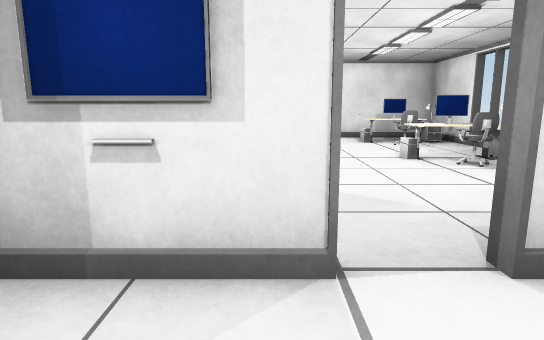
[1] (above)

22 first-person views from a walk through a Unity game level. The camera is 1.2 m above the floor, tilts 10° down and sees 75° across. The floor is counted in squares, 1 m on a side. Each view is taken from the middle of a square. On the plan, view 1 faces up. The plan holds only what a view shows up to about 14 squares ahead; the rest is blank. The player character is not drawn. Door leaves are left out, so doorways stand open. Surface patterns are stand-ins for the level's own textures.

[2]
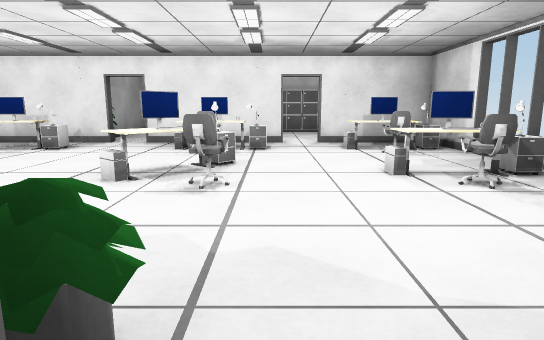

[3]
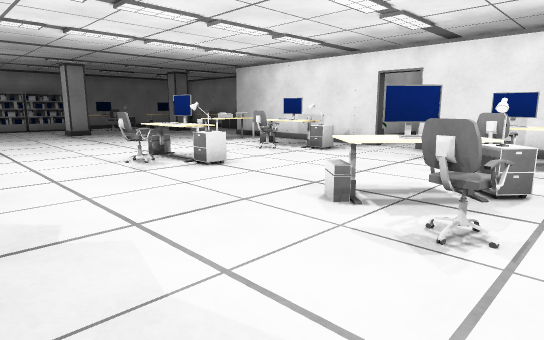

[4]
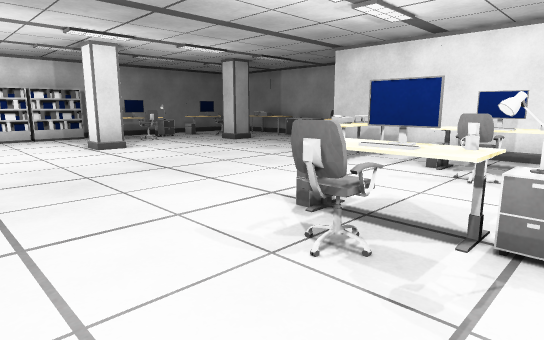

[5]
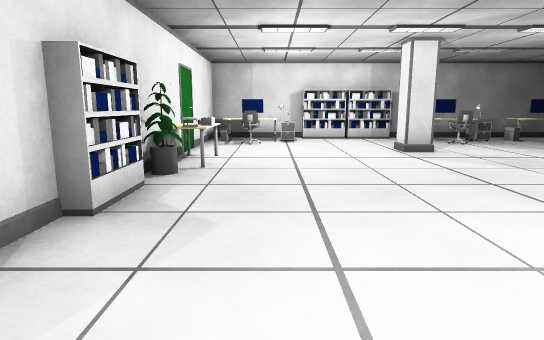

[6]
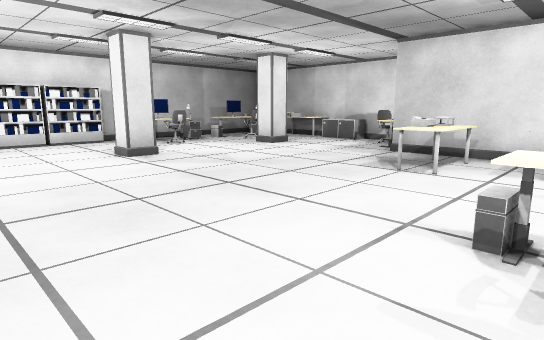

[7]
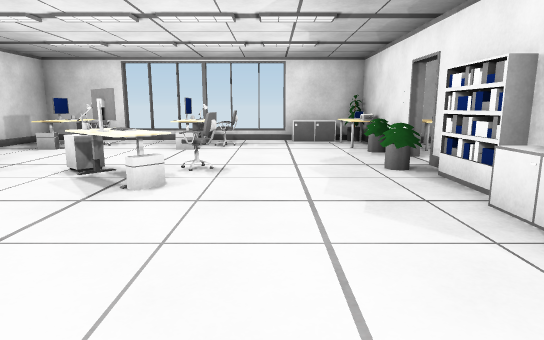

[8]
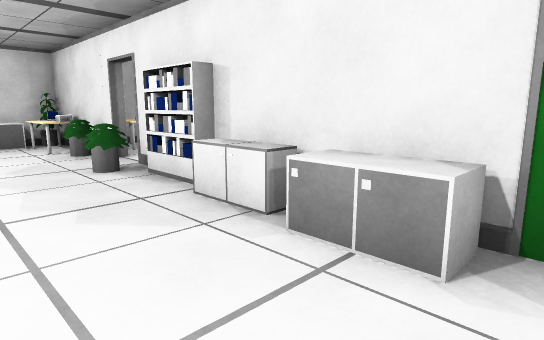

[9]
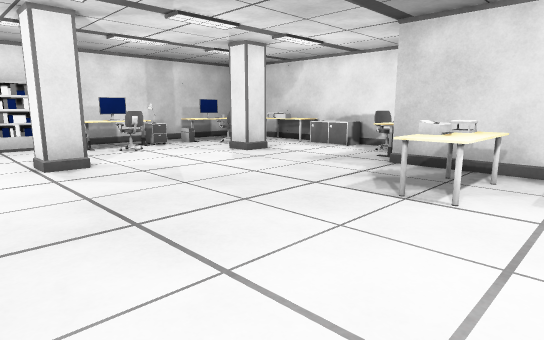

[10]
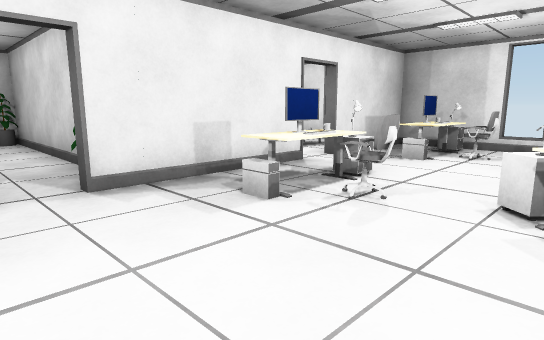

[11]
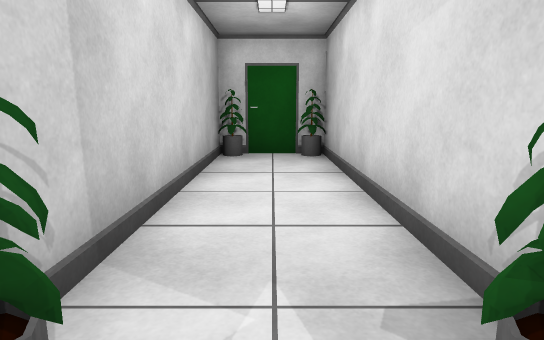

[12]
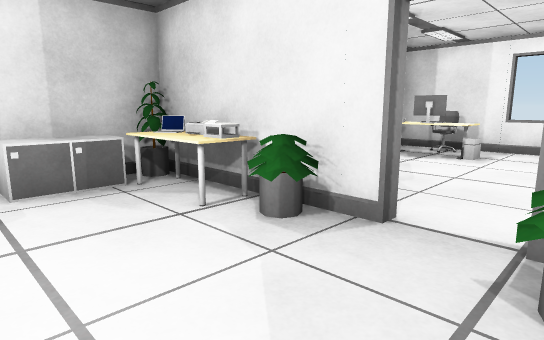

[13]
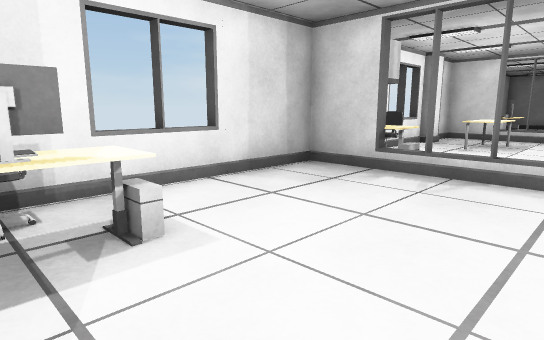

[14]
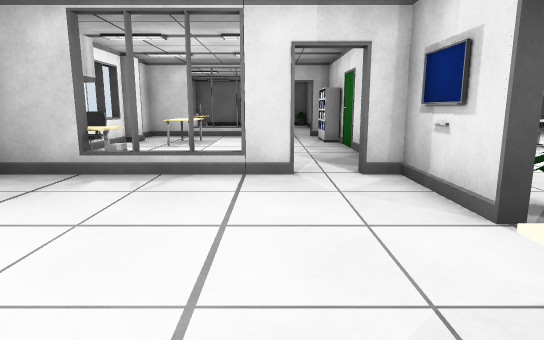

[15]
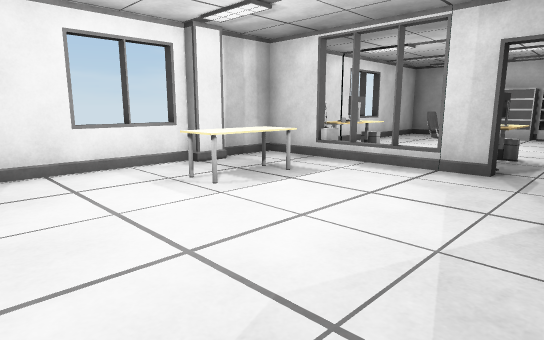

[16]
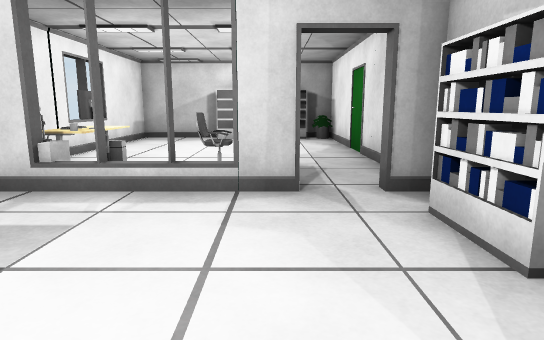

[17]
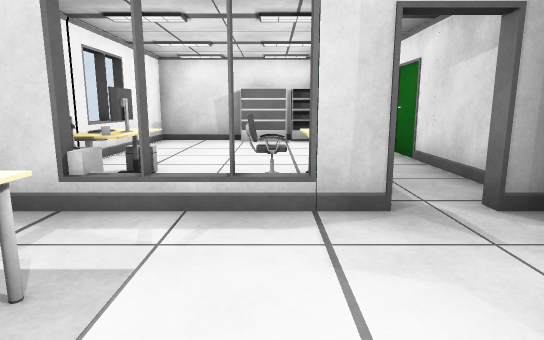

[18]
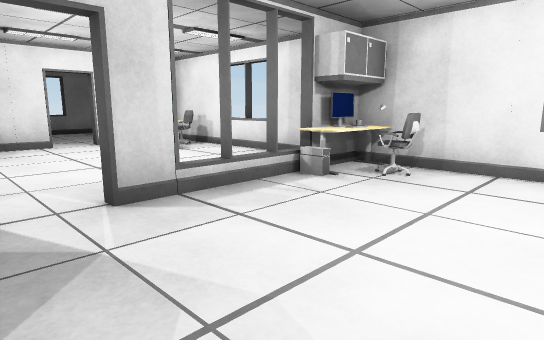

[19]
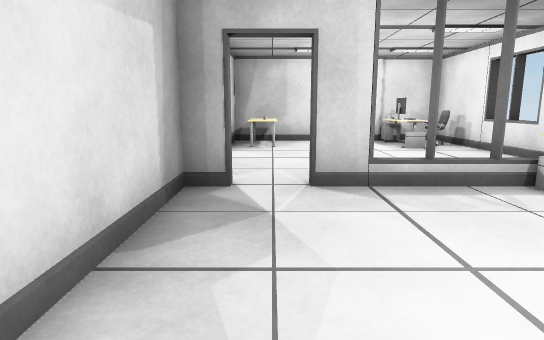

[20]
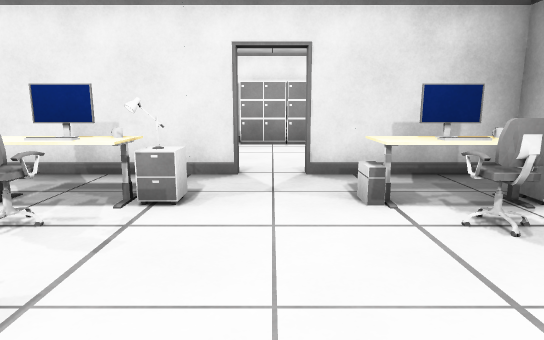

[21]
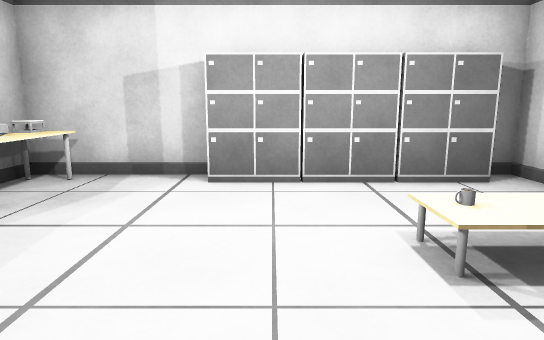

[22]
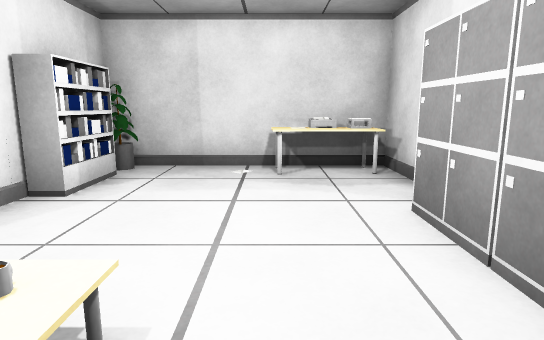

### Floor plan
Key: @ floor where view 1 was taken; # wall or solid block; . floor; D open door; = window, fence, low wall or low ledge; T table; C chair; P pillar; S shelf; A cabinet; L laptop; O other object.
Columns run from 21 left of view 1 to 7 right of it. Each row starts with its distance up from view 1.
 24                  #
 23                 O.O
 22                 #..#
 21                 #..###     ##
 20                 #..TT.AAAAA.#
 19                 #..TT.......#
 18                 #..TT...... #
 17    TTAAACO      #..#.....O.
 16   O.....C      ##..#.......
 15  ##O.....O######O.OOSS#.#
 14  ##..P............#####.####
 13  #O........TT #O...##O..##OO
 12  #O........TT##OO..##OO.##OO#
 11  ##O..........O.....O....O..
 10  #...................O......
  9  S...P.......##O....OO.. #O.
  8  S...........##OO... O..##OO#
  7  S............O......O...O..
  6  SO.........................
  5   O........................A
  4   OO..TTT............O...TAA
  3  #O###TTTOSS###AAAASSO.OOTLO
  2  O...##...#SSS....####.DOO#
  1  S......................O #
  0 #S.....O#O#........#.@....##
 -1  S......O .................#
 -2  S......  ................DD
 -3  #..... #O#.OOO...##....#OO
 -4  #..... #O#......O##....##O
 -5  ####=##  ##P#=#######==###
 -6             P     O

Where each view was taken, in squares from view 1:
view 1: 0 up, 0 right, facing up
view 2: 2 up, 1 right, facing up
view 3: 4 up, 1 right, facing up-left
view 4: 5 up, 5 left, facing up-left
view 5: 5 up, 6 left, facing left
view 6: 5 up, 7 left, facing up-left
view 7: 6 up, 7 left, facing right
view 8: 6 up, 7 left, facing down-right
view 9: 7 up, 8 left, facing up-left
view 10: 9 up, 5 left, facing up-right
view 11: 14 up, 4 left, facing up
view 12: 6 up, 0 right, facing down-right
view 13: 0 up, 4 right, facing down-left
view 14: 0 up, 4 right, facing left
view 15: 2 up, 4 left, facing down-left
view 16: 0 up, 6 left, facing left
view 17: 1 down, 7 left, facing left
view 18: 2 up, 7 left, facing down-right
view 19: 1 up, 8 left, facing right
view 20: 8 up, 2 right, facing up
view 21: 14 up, 2 right, facing up
view 22: 18 up, 5 right, facing left
